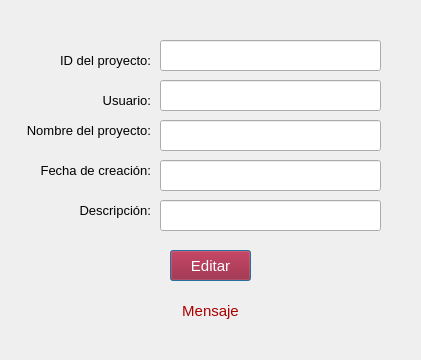
<?xml version="1.0" encoding="UTF-8"?>
<ui version="4.0">
 <class>Dialog</class>
 <widget class="QDialog" name="Dialog">
  <property name="geometry">
   <rect>
    <x>0</x>
    <y>0</y>
    <width>421</width>
    <height>360</height>
   </rect>
  </property>
  <property name="windowTitle">
   <string>Editar proyecto</string>
  </property>
  <widget class="QLabel" name="lblMessage">
   <property name="geometry">
    <rect>
     <x>20</x>
     <y>290</y>
     <width>381</width>
     <height>41</height>
    </rect>
   </property>
   <property name="font">
    <font>
     <pointsize>11</pointsize>
    </font>
   </property>
   <property name="styleSheet">
    <string notr="true">color: rgb(170, 0, 0);</string>
   </property>
   <property name="text">
    <string>Mensaje</string>
   </property>
   <property name="alignment">
    <set>Qt::AlignCenter</set>
   </property>
  </widget>
  <widget class="QLabel" name="label_8">
   <property name="geometry">
    <rect>
     <x>50</x>
     <y>50</y>
     <width>101</width>
     <height>21</height>
    </rect>
   </property>
   <property name="font">
    <font>
     <pointsize>10</pointsize>
     <bold>false</bold>
    </font>
   </property>
   <property name="text">
    <string>ID del proyecto:</string>
   </property>
   <property name="alignment">
    <set>Qt::AlignRight|Qt::AlignTrailing|Qt::AlignVCenter</set>
   </property>
  </widget>
  <widget class="QLabel" name="label_12">
   <property name="geometry">
    <rect>
     <x>40</x>
     <y>160</y>
     <width>111</width>
     <height>21</height>
    </rect>
   </property>
   <property name="font">
    <font>
     <pointsize>10</pointsize>
     <bold>false</bold>
    </font>
   </property>
   <property name="text">
    <string>Fecha de creación:</string>
   </property>
   <property name="alignment">
    <set>Qt::AlignRight|Qt::AlignTrailing|Qt::AlignVCenter</set>
   </property>
  </widget>
  <widget class="QLineEdit" name="txtDate">
   <property name="geometry">
    <rect>
     <x>160</x>
     <y>160</y>
     <width>221</width>
     <height>31</height>
    </rect>
   </property>
   <property name="font">
    <font>
     <pointsize>12</pointsize>
     <bold>false</bold>
    </font>
   </property>
   <property name="placeholderText">
    <string/>
   </property>
  </widget>
  <widget class="QLabel" name="label_9">
   <property name="geometry">
    <rect>
     <x>100</x>
     <y>90</y>
     <width>51</width>
     <height>21</height>
    </rect>
   </property>
   <property name="font">
    <font>
     <pointsize>10</pointsize>
     <bold>false</bold>
    </font>
   </property>
   <property name="text">
    <string>Usuario:</string>
   </property>
   <property name="alignment">
    <set>Qt::AlignRight|Qt::AlignTrailing|Qt::AlignVCenter</set>
   </property>
  </widget>
  <widget class="QLineEdit" name="txtNameProject">
   <property name="geometry">
    <rect>
     <x>160</x>
     <y>120</y>
     <width>221</width>
     <height>31</height>
    </rect>
   </property>
   <property name="font">
    <font>
     <pointsize>12</pointsize>
     <bold>false</bold>
    </font>
   </property>
   <property name="placeholderText">
    <string/>
   </property>
  </widget>
  <widget class="QLineEdit" name="txtDescription">
   <property name="geometry">
    <rect>
     <x>160</x>
     <y>200</y>
     <width>221</width>
     <height>31</height>
    </rect>
   </property>
   <property name="font">
    <font>
     <pointsize>12</pointsize>
     <bold>false</bold>
    </font>
   </property>
   <property name="placeholderText">
    <string/>
   </property>
  </widget>
  <widget class="QLineEdit" name="txtUser">
   <property name="geometry">
    <rect>
     <x>160</x>
     <y>80</y>
     <width>221</width>
     <height>31</height>
    </rect>
   </property>
   <property name="font">
    <font>
     <pointsize>12</pointsize>
     <bold>false</bold>
    </font>
   </property>
   <property name="placeholderText">
    <string/>
   </property>
  </widget>
  <widget class="QLabel" name="label_10">
   <property name="geometry">
    <rect>
     <x>20</x>
     <y>120</y>
     <width>131</width>
     <height>21</height>
    </rect>
   </property>
   <property name="font">
    <font>
     <pointsize>10</pointsize>
     <bold>false</bold>
    </font>
   </property>
   <property name="text">
    <string>Nombre del proyecto:</string>
   </property>
   <property name="alignment">
    <set>Qt::AlignRight|Qt::AlignTrailing|Qt::AlignVCenter</set>
   </property>
  </widget>
  <widget class="QLabel" name="label_13">
   <property name="geometry">
    <rect>
     <x>80</x>
     <y>200</y>
     <width>71</width>
     <height>21</height>
    </rect>
   </property>
   <property name="font">
    <font>
     <pointsize>10</pointsize>
     <bold>false</bold>
    </font>
   </property>
   <property name="text">
    <string>Descripción:</string>
   </property>
   <property name="alignment">
    <set>Qt::AlignRight|Qt::AlignTrailing|Qt::AlignVCenter</set>
   </property>
  </widget>
  <widget class="QPushButton" name="btnCreateProject">
   <property name="geometry">
    <rect>
     <x>170</x>
     <y>250</y>
     <width>81</width>
     <height>31</height>
    </rect>
   </property>
   <property name="font">
    <font>
     <pointsize>11</pointsize>
     <bold>false</bold>
    </font>
   </property>
   <property name="cursor">
    <cursorShape>PointingHandCursor</cursorShape>
   </property>
   <property name="styleSheet">
    <string notr="true">background-color: rgb(150, 7, 33);
color: rgb(255, 255, 255);
</string>
   </property>
   <property name="text">
    <string>Editar</string>
   </property>
  </widget>
  <widget class="QLineEdit" name="txtID">
   <property name="geometry">
    <rect>
     <x>160</x>
     <y>40</y>
     <width>221</width>
     <height>31</height>
    </rect>
   </property>
   <property name="font">
    <font>
     <pointsize>12</pointsize>
     <bold>false</bold>
    </font>
   </property>
   <property name="placeholderText">
    <string/>
   </property>
  </widget>
 </widget>
 <resources/>
 <connections/>
</ui>
